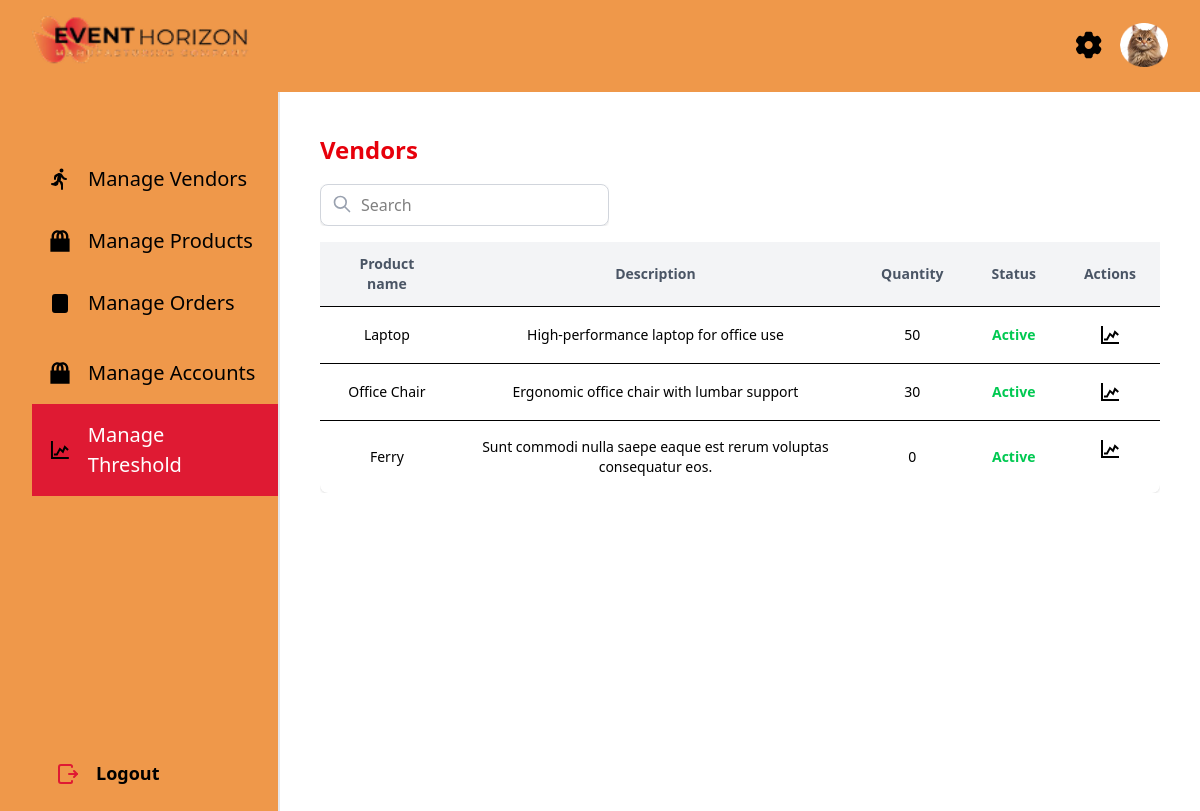
/router/admin-main.php?module=threshhold, run on the app's committed database.
### tables this page shows
CREATE TABLE `products` (
  `product_number` bigint(20) NOT NULL,
  `product_name` varchar(255) NOT NULL,
  `category_id` int(11) DEFAULT NULL,
  `description` text DEFAULT NULL,
  `unit_of_measurement` varchar(50) DEFAULT NULL,
  `unit_price` decimal(10,2) DEFAULT NULL,
  `status` varchar(50) DEFAULT NULL,
  `vendor_number` int(11) DEFAULT NULL,
  `quantity` int(11) NOT NULL DEFAULT 0,
  `threshold_limit` int(11) NOT NULL DEFAULT 10
);

### router/admin-main.php (called while the page is built, shortened)
<?php
include('../admin-layout.php');

### tables/tables-admin/ThreshholdTable.php (the view, shortened to what this page needs)
<div class="overflow-y-auto max-h-[65vh]">
    <table id="productTable" class="min-w-full bg-white rounded-lg shadow">
        <thead class="bg-gray-100 sticky top-0 ">
            <tr class="text-center text-sm text-gray-600">
                <th class="px-6 py-3 text-center">Product name</th>
                <th class="px-6 py-3 text-center">Description</th>
                <th class="px-6 py-3 text-center">Quantity</th>
                <th class="px-6 py-3 text-center">Status</th>
                <th class="px-6 py-3 text-center">Actions</th>
            </tr>
        </thead>
        <tbody>
            <?php if (!empty($addproducts)): ?>
                <?php foreach ($addproducts as $product): ?>
                    <tr class="border-t text-sm text-center">
                        <td class="px-6 py-4"><?php echo htmlspecialchars($product['product_name']); ?></td>
                        <td class="px-6 py-4"><?php echo htmlspecialchars($product['description']); ?></td>
                        <td class="px-6 py-4"><?php echo htmlspecialchars($product['quantity']); ?></td>
                        <td class="px-6 py-4">
                            <?php
                            $status = htmlspecialchars($product['status']);
                            if ($status == 'active') {
                                echo '<span class="text-green-500 font-semibold">Active</span>';
                            } elseif ($status == 'rejected') {
                                echo '<span class="text-red-500 font-semibold">Rejected</span>';
                            } else if ($status == 'pending') {
                                echo '<span class="text-yellow-500 font-semibold">Pending</span>';
                            } else {
                                echo '<span class="text-gray-500 font-semibold">Inactive</span>';
                            }
                            ?>
                        </td>
                        <td class="px-6 py-4 flex items-center justify-center space-x-4">
                            <button
                                data-target=".exampleModal-<?php echo htmlspecialchars($product['product_number']); ?>"
                                type="button"
                                class="viewThreshholdBtn text-red-500 hover:scale-110">
                            </button>
                        </td>
                    </tr>
                    <?php
                    include('../modals/threshhold.php')
                    ?>
                <?php endforeach; ?>
            <?php else: ?>
                <tr>
                    <td colspan="6" class="text-center py-4">No products found.</td>
                </tr>
            <?php endif; ?>
        </tbody>
    </table>
</div>

### data on the page
products: product_name "Laptop", description "High-performance laptop for office use", quantity "50", status "Active"
products: product_name "Office Chair", description "Ergonomic office chair with lumbar support", quantity "30", status "Active"
products: product_name "Ferry", description "Sunt commodi nulla saepe eaque est rerum voluptas consequatur eos.", quantity "0", status "Active"
